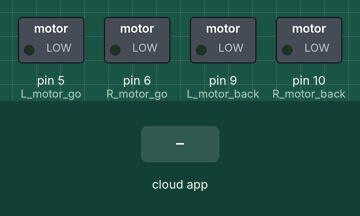
A sketch run on a simulated Arduino Uno, built with avr-gcc and run on an emulated ATmega328P. Parts: switched loads named in the sketch (green lamp = pin HIGH). Inputs (shaded band) come from the test bench. The ROS host is connected and sends only what is stated.

Above: at 1.2 s.
1.3 s: the phone or cloud app sets linear.x to -100
At 1.9 s:
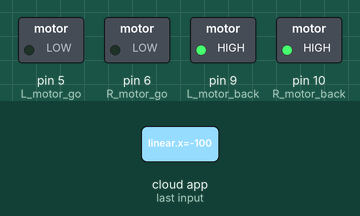
2.8 s: the phone or cloud app sets linear.x to 100
At 3.1 s:
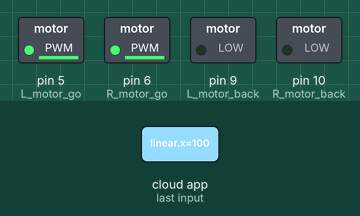
4.3 s: the phone or cloud app sets angular.z to -100
At 5.4 s:
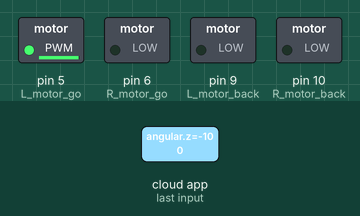
5.8 s: the phone or cloud app sets angular.z to 100
At 6.6 s:
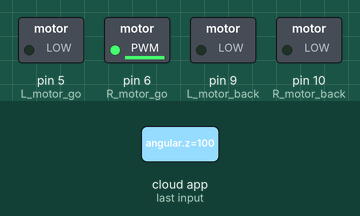
7.3 s: the phone or cloud app sets linear.x to 0
At 7.7 s:
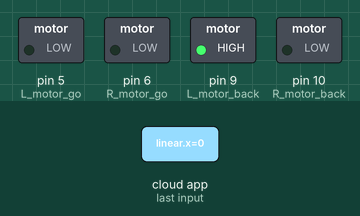
8.8 s: the phone or cloud app sets angular.z to -100
At 10.0 s:
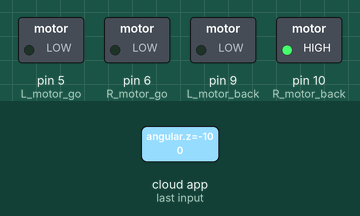
Timing chart, 0 to 11.3 s (numbered marks = the images above; inputs shaded):
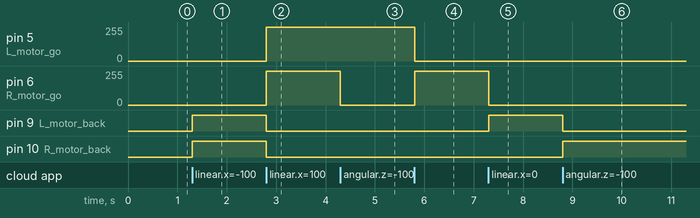

The sketch:

joystick_demo.ino
```cpp
#if defined(ARDUINO) && ARDUINO >= 100
  #include "Arduino.h"
#else
  #include <WProgram.h>
#endif

#include <math.h>
#include <ros.h>
#include <geometry_msgs/Twist.h>

ros::NodeHandle nh;

const float WHEEL_DIST = 10.16; //centimeters

int L_motor_back = 9;
int L_motor_go = 5;
int R_motor_go = 6;
int R_motor_back = 10;

void set_L_motor_speed(int speed){

    //going backwards
    if(speed < 0){
       speed = speed * (-1);
       digitalWrite(L_motor_go, LOW);
       digitalWrite(L_motor_back, HIGH);
       analogWrite(L_motor_back, speed);
    }else if(speed > 0){
      digitalWrite(L_motor_go, HIGH);
      digitalWrite(L_motor_back, LOW);
      analogWrite(L_motor_go, speed);
    }else{
      digitalWrite(L_motor_go, LOW);
      digitalWrite(L_motor_back, LOW);
      analogWrite(L_motor_go, 0);
      analogWrite(L_motor_back, 0);
    }

}

void set_R_motor_speed(int speed){

    //going backwards
    if(speed < 0){
       speed = speed * (-1);
       digitalWrite(R_motor_go, LOW);
       digitalWrite(R_motor_back, HIGH);
       analogWrite(R_motor_back, speed);
    }else if(speed > 0){
      digitalWrite(R_motor_go, HIGH);
      digitalWrite(R_motor_back, LOW);
      analogWrite(R_motor_go, speed);
    }else{
      digitalWrite(R_motor_go, LOW);
      digitalWrite(R_motor_back, LOW);
      analogWrite(R_motor_go, 0);
      analogWrite(R_motor_back, 0);
    }

}

void messageCb(const geometry_msgs::Twist& message){
    //Deal with message
    float x_vel = message.linear.x * 2; //data from -.5 to .5
    float theta_vel = message.angular.z * 2;

    int vel_L = 0;
    int vel_R = 0;

    if(theta_vel == 0){
      vel_L = 255 * x_vel * 2;
      vel_R = 255 * x_vel * 2;
    }else if(theta_vel > 0){ //going right
      vel_L = (255 * x_vel *2) - (255 * theta_vel * 2);
      vel_R = (255 * x_vel * 2);
    }else{
      theta_vel = theta_vel * -1;
      vel_L = (255 * x_vel * 2);
      vel_R = (255 * x_vel * 2) - (255 * theta_vel * 2);
    }

    //int vel_L = (theta_vel*WHEEL_DIST)/2 + x_vel;
    //int vel_R = x_vel*2 - vel_L;

    //vel_L = round(vel_L * 255);
    //vel_R = round(vel_R * 255);

    //Serial.print(vel_L);
    //Serial.print(vel_R);

    set_L_motor_speed(vel_L);
    set_R_motor_speed(vel_R);

}

ros::Subscriber<geometry_msgs::Twist> sub("/cmd_vel", &messageCb);

void setup() {
  // put your setup code here, to run once:
  pinMode(L_motor_back, OUTPUT);
  pinMode(L_motor_go, OUTPUT);
  pinMode(R_motor_go, OUTPUT);
  pinMode(R_motor_back, OUTPUT);

  nh.initNode();
  nh.subscribe(sub);

}

void loop() {
  // put your main code here, to run repeatedly:
  nh.spinOnce();
  delay(1);

}
```

Measured:
- after the input at 1.3 s, pin 9 (L_motor_back), pin 10 (R_motor_back): LOW → HIGH at once
- after the input at 2.8 s, pin 5 (L_motor_go), pin 6 (R_motor_go): 0/255 → 252/255 at once; pin 9 (L_motor_back), pin 10 (R_motor_back): HIGH → LOW at once
- after the input at 4.3 s, pin 6 (R_motor_go): 252/255 → 0/255 at once
- after the input at 5.8 s, pin 5 (L_motor_go): 252/255 → 0/255 at once; pin 6 (R_motor_go): 0/255 → 252/255 at once
- after the input at 7.3 s, pin 6 (R_motor_go): 252/255 → 0/255 at once; pin 9 (L_motor_back): LOW → HIGH at once
- after the input at 8.8 s, pin 9 (L_motor_back): HIGH → LOW at once; pin 10 (R_motor_back): LOW → HIGH at once
